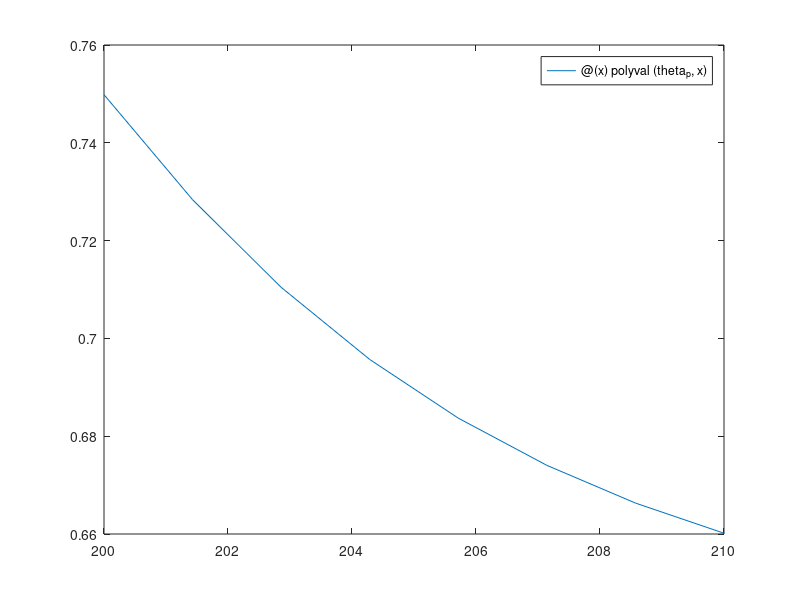
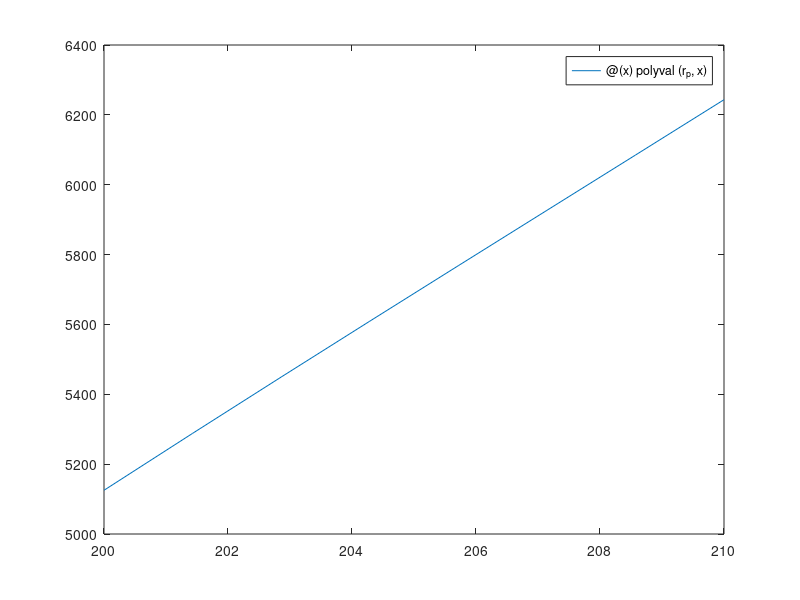

MATLAB code to generate these figures, in order: (Note: this script raises an error after producing the figures.)
function [v_206, a_206] = RA225295_L10_03()
  t=[200 202 204 206 208 210];
  theta=[0.75 0.72 0.70 0.68 0.67 0.66];
  r=[5120 5370 5560 5800 6030 6240];
  
  n=3;
  theta_p=polyfit(t,theta,n);
  r_p=polyfit(t,r,n);
  disp(theta_p);
  disp(r_p);
  
   f_theta = @(x) polyval(theta_p, x)
   f_r = @(x) polyval(r_p,x)   
   figure(1);
   fplot(f_theta,[200 210]); 
   figure(2)
   fplot(f_r,[200 210]); 
  
   #sysm x MATLAB
   df_theta=diff(f_theta);
   df_df_theta=diff(df_theta);
   
   df_r=diff(f_r);
   df_df_r=diff(df_r);
   
   v=@(x) df_r(x)*ERRO+r(x)*df_theta(x)*ERRO;
   a=@(x) (df_df_r(x)-r(x)*((df_theta(x))^2))*ERRO+(r(x)*df_df_theta(x)+2*df_r(x)*df_theta(x))*ERRO;
   
   
end